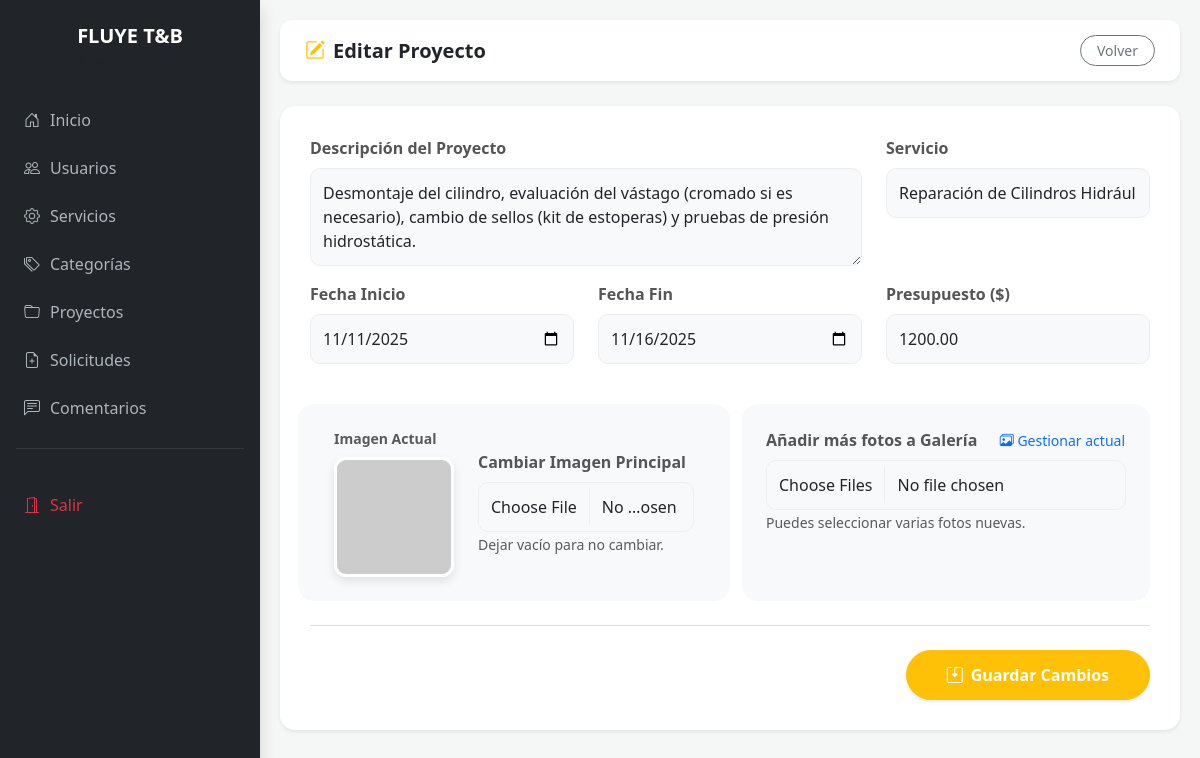
Page /editar_proyecto.php?id=7 on the committed database.
### tables this page shows
CREATE TABLE `proyecto` (
  `id_proyecto` int NOT NULL,
  `descripcion` text,
  `imagen_principal` varchar(255) DEFAULT 'default.jpg',
  `fecha_inicio` date DEFAULT NULL,
  `fecha_fin` date DEFAULT NULL,
  `presupuesto_estimado` decimal(12,2) DEFAULT NULL,
  `fecha_entrega_real` date DEFAULT NULL,
  `id_servicio` int DEFAULT NULL
);

### editar_proyecto.php (the view, shortened to what this page needs)
<?php
$host = 'localhost';
$db   = 'fluyetyb_proyecto';
$user = 'fluyetyb_fluyetyb-proyecto';
$pass = 'Cum2026*';
$conexion = mysqli_connect($host, $user, $pass, $db);
$id_proyecto = isset($_GET['id']) ? intval($_GET['id']) : 0;
$res = mysqli_query($conexion, "SELECT * FROM proyecto WHERE id_proyecto = $id_proyecto");
$p = mysqli_fetch_assoc($res);
?>
<!DOCTYPE html>
<html lang="es">
<head>
    <link href="https://cdn.jsdelivr.net/npm/bootstrap@5.3.0/dist/css/bootstrap.min.css" rel="stylesheet">
    <link rel="stylesheet" href="https://cdn.jsdelivr.net/npm/bootstrap-icons@1.11.0/font/bootstrap-icons.css">
</head>
<body>
<div class="d-flex">
    <?php include 'sidebar.php'; ?>
    <div class="main-content">
        <div class="top-nav shadow-sm d-flex justify-content-between align-items-center">
            <div class="d-flex align-items-center gap-3">
                <h5 class="mb-0 fw-bold"><i class="bi bi-pencil-square text-warning me-2"></i>Editar Proyecto</h5>
            </div>
            <a href="proyectos.php" class="btn btn-outline-secondary btn-sm rounded-pill px-3">Volver</a>
        </div>
        <div class="card form-card shadow-sm">
            <form method="POST" enctype="multipart/form-data">
                <div class="row">
                    <div class="col-md-8 mb-3">
                        <label class="form-label">Descripción del Proyecto</label>
                        <textarea name="descripcion" class="form-control" rows="3" required><?php echo htmlspecialchars($p['descripcion']); ?></textarea>
                    </div>
                    <div class="col-md-4 mb-3">
                        <label class="form-label">Servicio</label>
                        <select name="id_servicio" class="form-select" required>
                            <?php
                            $serv = mysqli_query($conexion, "SELECT id_servicio, tipo_servicio FROM servicio");
                            while($s = mysqli_fetch_assoc($serv)):
                                $selected = ($s['id_servicio'] == $p['id_servicio']) ? 'selected' : '';
                                echo "<option value='{$s['id_servicio']}' $selected>{$s['tipo_servicio']}</option>";
                            endwhile;
                            ?>
                        </select>
                    </div>
                    <div class="col-md-4 mb-3">
                        <label class="form-label">Fecha Inicio</label>
                        <input type="date" name="fecha_inicio" class="form-control" value="<?php echo $p['fecha_inicio']; ?>">
                    </div>
                    <div class="col-md-4 mb-3">
                        <label class="form-label">Fecha Fin</label>
                        <input type="date" name="fecha_fin" class="form-control" value="<?php echo $p['fecha_fin']; ?>">
                    </div>
                    <div class="col-md-4 mb-3">
                        <label class="form-label">Presupuesto ($)</label>
                        <input type="number" step="0.01" name="presupuesto_estimado" class="form-control" value="<?php echo $p['presupuesto_estimado']; ?>">
                    </div>
                    <div class="col-md-6 mt-4">
                        <div class="row align-items-center bg-light p-4 rounded-4 h-100">
                            <div class="col-auto">
                                <label class="d-block mb-2 fw-bold text-muted small">Imagen Actual</label>
                                <img src="uploads/proyectos/<?php echo $p['imagen_principal']; ?>"
                                     onerror="this.src='https://placehold.co/120x120?text=S/I'"
                                     class="current-img-preview">
                            </div>
                            <div class="col">
                                <label class="form-label">Cambiar Imagen Principal</label>
                                <input type="file" name="img_principal" class="form-control" accept="image/*">
                                <small class="text-muted">Dejar vacío para no cambiar.</small>
                            </div>
                        </div>
                    </div>
                    <div class="col-md-6 mt-4">
                        <div class="bg-light p-4 rounded-4 h-100">
                            <div class="d-flex justify-content-between align-items-center mb-2">
                                <label class="form-label mb-0">Añadir más fotos a Galería</label>
                                <a href="ver_galeria.php?id=<?php echo $id_proyecto; ?>" class="btn btn-sm btn-link text-decoration-none p-0">
                                    <i class="bi bi-images"></i> Gestionar actual
                                </a>
                            </div>
                            <input type="file" name="galeria[]" class="form-control" accept="image/*" multiple>
                            <small class="text-muted">Puedes seleccionar varias fotos nuevas.</small>
                        </div>
                    </div>
                </div>
                <div class="text-end border-top pt-4 mt-4">
                    <button type="submit" class="btn btn-warning btn-update shadow-sm text-white">
                        <i class="bi bi-save2 me-2"></i>Guardar Cambios
                    </button>
                </div>
            </form>
        </div>
    </div>
</div>
</body>
</html>

### editar_proyecto.php (style rules this page uses)
body { background-color: #f4f7f6; min-height: 100vh; margin: 0; }
.main-content { flex: 1; padding: 20px; transition: all 0.3s; min-width: 0; }
.top-nav { background: white; padding: 15px 25px; border-radius: 12px; margin-bottom: 25px; }
.form-card { background: white; border-radius: 15px; padding: 30px; border: none; }
.form-label { font-weight: 600; color: #555; }
.form-control, .form-select { border-radius: 10px; background: #f8f9fa; border: 1px solid #eee; padding: 12px; }
.current-img-preview { width: 120px; height: 120px; object-fit: cover; border-radius: 12px; border: 3px solid #fff; box-shadow: 0 4px 10px rgba(0,0,0,0.1); }
.btn-update { border-radius: 30px; padding: 12px 40px; font-weight: 600; }

### rows in the picture
proyecto: descripcion "Desmontaje del cilindro, evaluación del vástago (cromado si es necesario), cambio de sellos (kit de estoperas) y pruebas de presión hidrostática.", fecha_inicio "11/11/2025", fecha_fin "11/16/2025", presupuesto_estimado "1200.00"

### other values in the picture
form field id_servicio "Reparación de Cilindros Hidráulicos de Maquinaria Pesada"
